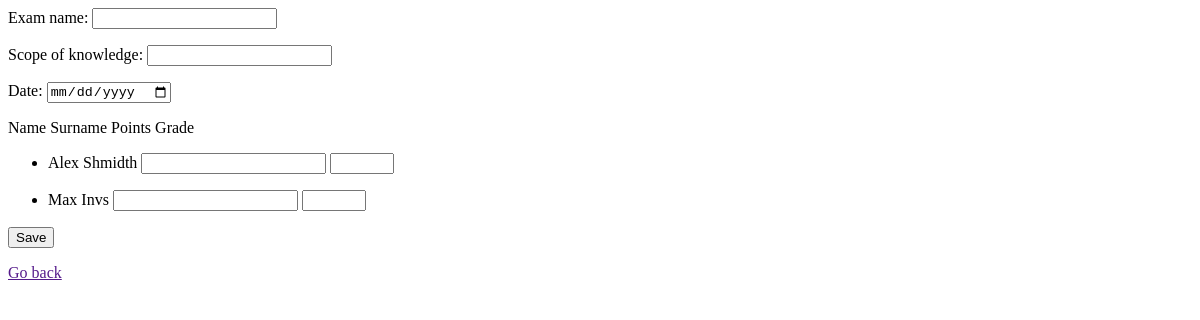
The app's page /exams/add_exams, older data.
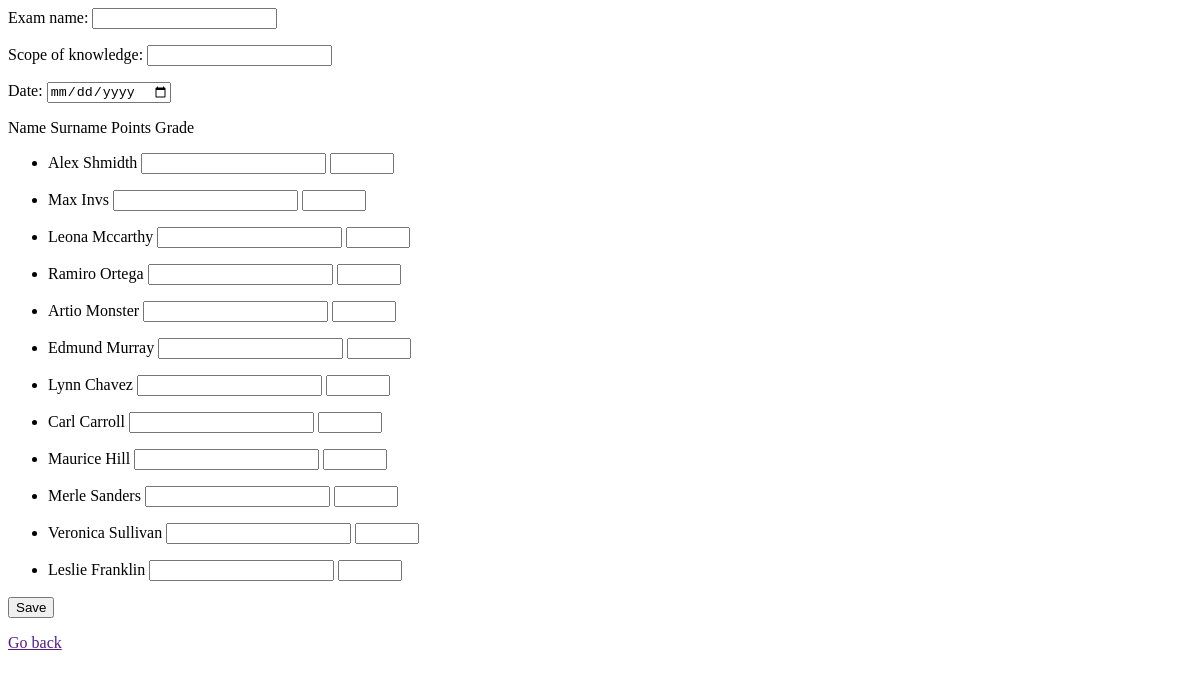
The same page, newer data.
### exams/models.py (models this page shows, shortened)
class Students(models.Model):
    name = models.CharField(max_length=200)
    surname = models.CharField(max_length=200)

### exams/views.py (the view)
# urls.py: path('add_exams', views.add_exams, name='add_exams'),
def add_exams(request):
    exams_list = Exams.objects.all()
    students_list = Students.objects.all()
    template = loader.get_template('exams/add_exams.html')
    context = {
        'exams_list': exams_list,
        'students_list': students_list
    }
    return HttpResponse(template.render(context, request))

### exams/templates/exams/add_exams.html
<form action='save_exam' method='GET'>
  Exam name: <input type="text" name="exam_name"> </p>
  Scope of knowledge: <input type="text" name="exam_sok"> </p>
  Date: <input type="date" name="exam_date"> </p>
  Name     Surname   Points  Grade
    {% if students_list %}
        <ul>
        {% for students in students_list %}
            <li>{{students.name }} {{students.surname}} <input type="text" name="points" > <input type="number" name="grade" step="0.5" min="1" max="5"> </p></li>
        {% endfor %}
        </ul>
    {% else %}
        <p>No students are available.</p>
    {% endif %}
  <button type='submit'> Save</button>
</form>
<a href="{{request.META.HTTP_REFERER}}">Go back</a>

Row changes from the older to the newer data that the page shows:
added Students: name "Leona", surname "Mccarthy"
added Students: name "Ramiro", surname "Ortega"
added Students: name "Artio", surname "Monster"
added Students: name "Edmund", surname "Murray"
added Students: name "Lynn", surname "Chavez"
added Students: name "Carl", surname "Carroll"
added Students: name "Maurice", surname "Hill"
added Students: name "Merle", surname "Sanders"
added Students: name "Veronica", surname "Sullivan"
added Students: name "Leslie", surname "Franklin"
